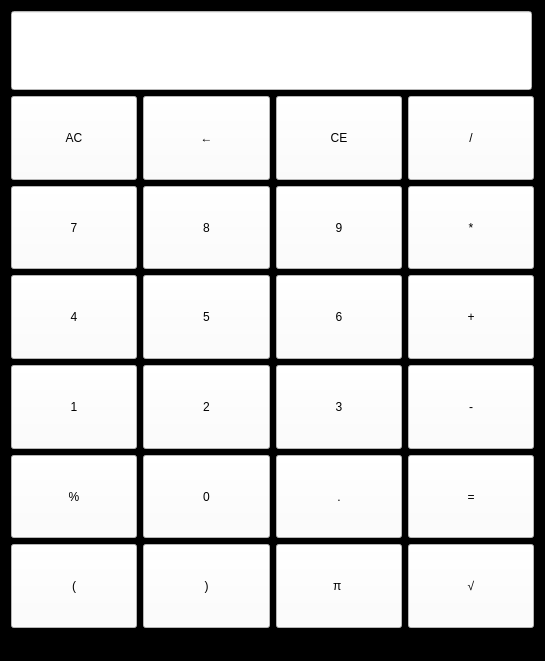
<?xml version="1.0" encoding="UTF-8"?>
<ui version="4.0">
 <class>calculator</class>
 <widget class="QMainWindow" name="calculator">
  <property name="geometry">
   <rect>
    <x>0</x>
    <y>0</y>
    <width>545</width>
    <height>661</height>
   </rect>
  </property>
  <property name="minimumSize">
   <size>
    <width>545</width>
    <height>661</height>
   </size>
  </property>
  <property name="maximumSize">
   <size>
    <width>545</width>
    <height>661</height>
   </size>
  </property>
  <property name="windowTitle">
   <string>calculator</string>
  </property>
  <property name="styleSheet">
   <string notr="true">background-color: rgb(0, 0, 0);
font: 20pt &quot;Arial&quot;;</string>
  </property>
  <widget class="QWidget" name="centralWidget">
   <layout class="QVBoxLayout" name="verticalLayout_2">
    <item>
     <layout class="QVBoxLayout" name="verticalLayout">
      <item>
       <widget class="QLineEdit" name="lineEdit">
        <property name="sizePolicy">
         <sizepolicy hsizetype="Expanding" vsizetype="Preferred">
          <horstretch>0</horstretch>
          <verstretch>0</verstretch>
         </sizepolicy>
        </property>
        <property name="minimumSize">
         <size>
          <width>521</width>
          <height>79</height>
         </size>
        </property>
        <property name="maximumSize">
         <size>
          <width>521</width>
          <height>79</height>
         </size>
        </property>
        <property name="font">
         <font>
          <family>Arial</family>
          <pointsize>20</pointsize>
         </font>
        </property>
        <property name="styleSheet">
         <string notr="true">background-color: rgb(255, 255, 255);</string>
        </property>
        <property name="maxLength">
         <number>20</number>
        </property>
        <property name="readOnly">
         <bool>true</bool>
        </property>
       </widget>
      </item>
      <item>
       <layout class="QHBoxLayout" name="horizontalLayout">
        <item>
         <widget class="QPushButton" name="clearEnterButton">
          <property name="sizePolicy">
           <sizepolicy hsizetype="Ignored" vsizetype="Preferred">
            <horstretch>0</horstretch>
            <verstretch>0</verstretch>
           </sizepolicy>
          </property>
          <property name="styleSheet">
           <string notr="true">background-color: rgb(255, 255, 255);</string>
          </property>
          <property name="text">
           <string>AC</string>
          </property>
         </widget>
        </item>
        <item>
         <widget class="QPushButton" name="clearOneButton">
          <property name="sizePolicy">
           <sizepolicy hsizetype="Ignored" vsizetype="Preferred">
            <horstretch>0</horstretch>
            <verstretch>0</verstretch>
           </sizepolicy>
          </property>
          <property name="styleSheet">
           <string notr="true">background-color: rgb(255, 255, 255);</string>
          </property>
          <property name="text">
           <string>←</string>
          </property>
         </widget>
        </item>
        <item>
         <widget class="QPushButton" name="clearHistoryButton">
          <property name="sizePolicy">
           <sizepolicy hsizetype="Ignored" vsizetype="Preferred">
            <horstretch>0</horstretch>
            <verstretch>0</verstretch>
           </sizepolicy>
          </property>
          <property name="styleSheet">
           <string notr="true">background-color: rgb(255, 255, 255);</string>
          </property>
          <property name="text">
           <string>CE</string>
          </property>
         </widget>
        </item>
        <item>
         <widget class="QPushButton" name="divisionButton">
          <property name="sizePolicy">
           <sizepolicy hsizetype="Ignored" vsizetype="Preferred">
            <horstretch>0</horstretch>
            <verstretch>0</verstretch>
           </sizepolicy>
          </property>
          <property name="styleSheet">
           <string notr="true">background-color: rgb(255, 255, 255);</string>
          </property>
          <property name="text">
           <string>/</string>
          </property>
         </widget>
        </item>
       </layout>
      </item>
      <item>
       <layout class="QHBoxLayout" name="horizontalLayout_2">
        <item>
         <widget class="QPushButton" name="digitButton_7">
          <property name="sizePolicy">
           <sizepolicy hsizetype="Ignored" vsizetype="Preferred">
            <horstretch>0</horstretch>
            <verstretch>0</verstretch>
           </sizepolicy>
          </property>
          <property name="styleSheet">
           <string notr="true">background-color: rgb(255, 255, 255);</string>
          </property>
          <property name="text">
           <string>7</string>
          </property>
         </widget>
        </item>
        <item>
         <widget class="QPushButton" name="digitButton_8">
          <property name="sizePolicy">
           <sizepolicy hsizetype="Ignored" vsizetype="Preferred">
            <horstretch>0</horstretch>
            <verstretch>0</verstretch>
           </sizepolicy>
          </property>
          <property name="styleSheet">
           <string notr="true">background-color: rgb(255, 255, 255);</string>
          </property>
          <property name="text">
           <string>8</string>
          </property>
         </widget>
        </item>
        <item>
         <widget class="QPushButton" name="digitButton_9">
          <property name="sizePolicy">
           <sizepolicy hsizetype="Ignored" vsizetype="Preferred">
            <horstretch>0</horstretch>
            <verstretch>0</verstretch>
           </sizepolicy>
          </property>
          <property name="styleSheet">
           <string notr="true">background-color: rgb(255, 255, 255);</string>
          </property>
          <property name="text">
           <string>9</string>
          </property>
         </widget>
        </item>
        <item>
         <widget class="QPushButton" name="multiButton">
          <property name="sizePolicy">
           <sizepolicy hsizetype="Ignored" vsizetype="Preferred">
            <horstretch>0</horstretch>
            <verstretch>0</verstretch>
           </sizepolicy>
          </property>
          <property name="styleSheet">
           <string notr="true">background-color: rgb(255, 255, 255);</string>
          </property>
          <property name="text">
           <string>*</string>
          </property>
         </widget>
        </item>
       </layout>
      </item>
      <item>
       <layout class="QHBoxLayout" name="horizontalLayout_3">
        <item>
         <widget class="QPushButton" name="digitButton_4">
          <property name="sizePolicy">
           <sizepolicy hsizetype="Ignored" vsizetype="Preferred">
            <horstretch>0</horstretch>
            <verstretch>0</verstretch>
           </sizepolicy>
          </property>
          <property name="styleSheet">
           <string notr="true">background-color: rgb(255, 255, 255);</string>
          </property>
          <property name="text">
           <string>4</string>
          </property>
         </widget>
        </item>
        <item>
         <widget class="QPushButton" name="digitButton_5">
          <property name="sizePolicy">
           <sizepolicy hsizetype="Ignored" vsizetype="Preferred">
            <horstretch>0</horstretch>
            <verstretch>0</verstretch>
           </sizepolicy>
          </property>
          <property name="styleSheet">
           <string notr="true">background-color: rgb(255, 255, 255);</string>
          </property>
          <property name="text">
           <string>5</string>
          </property>
         </widget>
        </item>
        <item>
         <widget class="QPushButton" name="digitButton_6">
          <property name="sizePolicy">
           <sizepolicy hsizetype="Ignored" vsizetype="Preferred">
            <horstretch>0</horstretch>
            <verstretch>0</verstretch>
           </sizepolicy>
          </property>
          <property name="styleSheet">
           <string notr="true">background-color: rgb(255, 255, 255);</string>
          </property>
          <property name="text">
           <string>6</string>
          </property>
         </widget>
        </item>
        <item>
         <widget class="QPushButton" name="plusButton">
          <property name="sizePolicy">
           <sizepolicy hsizetype="Ignored" vsizetype="Preferred">
            <horstretch>0</horstretch>
            <verstretch>0</verstretch>
           </sizepolicy>
          </property>
          <property name="styleSheet">
           <string notr="true">background-color: rgb(255, 255, 255);</string>
          </property>
          <property name="text">
           <string>+</string>
          </property>
         </widget>
        </item>
       </layout>
      </item>
      <item>
       <layout class="QHBoxLayout" name="horizontalLayout_4">
        <item>
         <widget class="QPushButton" name="digitButton_1">
          <property name="sizePolicy">
           <sizepolicy hsizetype="Ignored" vsizetype="Preferred">
            <horstretch>0</horstretch>
            <verstretch>0</verstretch>
           </sizepolicy>
          </property>
          <property name="styleSheet">
           <string notr="true">background-color: rgb(255, 255, 255);</string>
          </property>
          <property name="text">
           <string>1</string>
          </property>
         </widget>
        </item>
        <item>
         <widget class="QPushButton" name="digitButton_2">
          <property name="sizePolicy">
           <sizepolicy hsizetype="Ignored" vsizetype="Preferred">
            <horstretch>0</horstretch>
            <verstretch>0</verstretch>
           </sizepolicy>
          </property>
          <property name="styleSheet">
           <string notr="true">background-color: rgb(255, 255, 255);</string>
          </property>
          <property name="text">
           <string>2</string>
          </property>
         </widget>
        </item>
        <item>
         <widget class="QPushButton" name="digitButton_3">
          <property name="sizePolicy">
           <sizepolicy hsizetype="Ignored" vsizetype="Preferred">
            <horstretch>0</horstretch>
            <verstretch>0</verstretch>
           </sizepolicy>
          </property>
          <property name="styleSheet">
           <string notr="true">background-color: rgb(255, 255, 255);</string>
          </property>
          <property name="text">
           <string>3</string>
          </property>
         </widget>
        </item>
        <item>
         <widget class="QPushButton" name="subButton">
          <property name="sizePolicy">
           <sizepolicy hsizetype="Ignored" vsizetype="Preferred">
            <horstretch>0</horstretch>
            <verstretch>0</verstretch>
           </sizepolicy>
          </property>
          <property name="styleSheet">
           <string notr="true">background-color: rgb(255, 255, 255);</string>
          </property>
          <property name="text">
           <string>-</string>
          </property>
         </widget>
        </item>
       </layout>
      </item>
      <item>
       <layout class="QHBoxLayout" name="horizontalLayout_5">
        <item>
         <widget class="QPushButton" name="pushButton_18">
          <property name="sizePolicy">
           <sizepolicy hsizetype="Ignored" vsizetype="Preferred">
            <horstretch>0</horstretch>
            <verstretch>0</verstretch>
           </sizepolicy>
          </property>
          <property name="styleSheet">
           <string notr="true">background-color: rgb(255, 255, 255);</string>
          </property>
          <property name="text">
           <string>%</string>
          </property>
         </widget>
        </item>
        <item>
         <widget class="QPushButton" name="digitButton_0">
          <property name="sizePolicy">
           <sizepolicy hsizetype="Ignored" vsizetype="Preferred">
            <horstretch>0</horstretch>
            <verstretch>0</verstretch>
           </sizepolicy>
          </property>
          <property name="styleSheet">
           <string notr="true">background-color: rgb(255, 255, 255);</string>
          </property>
          <property name="text">
           <string>0</string>
          </property>
         </widget>
        </item>
        <item>
         <widget class="QPushButton" name="dotButton">
          <property name="sizePolicy">
           <sizepolicy hsizetype="Ignored" vsizetype="Preferred">
            <horstretch>0</horstretch>
            <verstretch>0</verstretch>
           </sizepolicy>
          </property>
          <property name="styleSheet">
           <string notr="true">background-color: rgb(255, 255, 255);</string>
          </property>
          <property name="text">
           <string>.</string>
          </property>
         </widget>
        </item>
        <item>
         <widget class="QPushButton" name="equalButton">
          <property name="sizePolicy">
           <sizepolicy hsizetype="Ignored" vsizetype="Preferred">
            <horstretch>0</horstretch>
            <verstretch>0</verstretch>
           </sizepolicy>
          </property>
          <property name="styleSheet">
           <string notr="true">background-color: rgb(255, 255, 255);</string>
          </property>
          <property name="text">
           <string>=</string>
          </property>
         </widget>
        </item>
       </layout>
      </item>
      <item>
       <layout class="QHBoxLayout" name="horizontalLayout_6">
        <item>
         <widget class="QPushButton" name="leftButton">
          <property name="sizePolicy">
           <sizepolicy hsizetype="Ignored" vsizetype="Preferred">
            <horstretch>0</horstretch>
            <verstretch>0</verstretch>
           </sizepolicy>
          </property>
          <property name="styleSheet">
           <string notr="true">background-color: rgb(255, 255, 255);</string>
          </property>
          <property name="text">
           <string>(</string>
          </property>
         </widget>
        </item>
        <item>
         <widget class="QPushButton" name="rightButton">
          <property name="sizePolicy">
           <sizepolicy hsizetype="Ignored" vsizetype="Preferred">
            <horstretch>0</horstretch>
            <verstretch>0</verstretch>
           </sizepolicy>
          </property>
          <property name="styleSheet">
           <string notr="true">background-color: rgb(255, 255, 255);</string>
          </property>
          <property name="text">
           <string>)</string>
          </property>
         </widget>
        </item>
        <item>
         <widget class="QPushButton" name="circleButton">
          <property name="sizePolicy">
           <sizepolicy hsizetype="Ignored" vsizetype="Preferred">
            <horstretch>0</horstretch>
            <verstretch>0</verstretch>
           </sizepolicy>
          </property>
          <property name="styleSheet">
           <string notr="true">background-color: rgb(255, 255, 255);</string>
          </property>
          <property name="text">
           <string>π </string>
          </property>
         </widget>
        </item>
        <item>
         <widget class="QPushButton" name="sqrtButton">
          <property name="sizePolicy">
           <sizepolicy hsizetype="Ignored" vsizetype="Preferred">
            <horstretch>0</horstretch>
            <verstretch>0</verstretch>
           </sizepolicy>
          </property>
          <property name="styleSheet">
           <string notr="true">background-color: rgb(255, 255, 255);</string>
          </property>
          <property name="text">
           <string>√</string>
          </property>
         </widget>
        </item>
       </layout>
      </item>
     </layout>
    </item>
   </layout>
  </widget>
  <widget class="QStatusBar" name="statusBar"/>
 </widget>
 <layoutdefault spacing="6" margin="11"/>
 <resources/>
 <connections/>
</ui>
